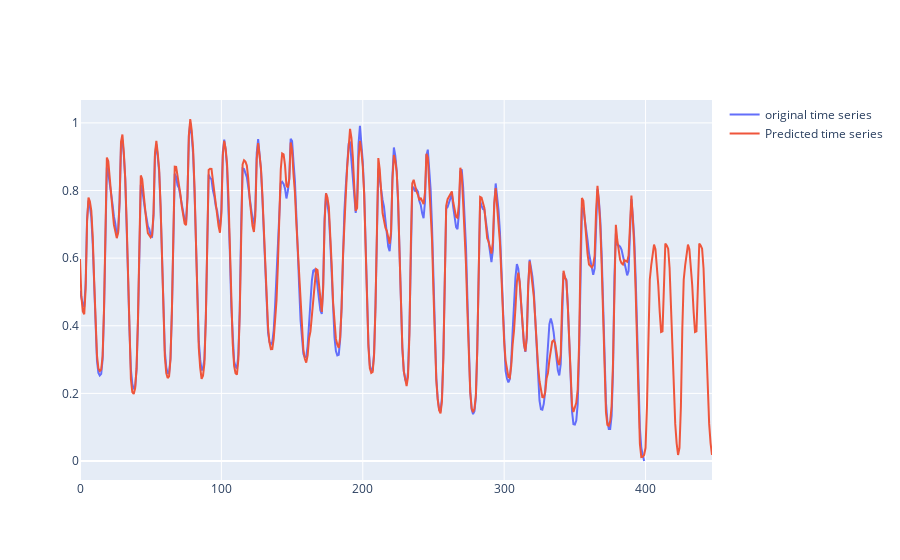

Notebook source saved alongside this figure:
### Code cell
fig = go.Figure()
fig.add_trace(
    go.Scatter(
        x=df.x,
        y=df.y, name="original time series"))
fig.add_trace(
    go.Scatter(
        x=df_pred.x,
        y=df_pred.y, name="Predicted time series"))

### Figure 1 — Plotly figure (JSON) as saved in the notebook; plotly's stock layout.template omitted (floating-point values rounded to 4 significant figures; data arrays with more than 128 entries replaced by an {"elided": "..."} marker saying what was removed)
{"data": [{"name": "original time series", "type": "scatter", "x": {"elided": "400 int values"}, "y": {"elided": "400 float values"}}, {"name": "Predicted time series", "type": "scatter", "x": {"elided": "448 int values"}, "y": {"elided": "448 float values"}}], "layout": {}}
